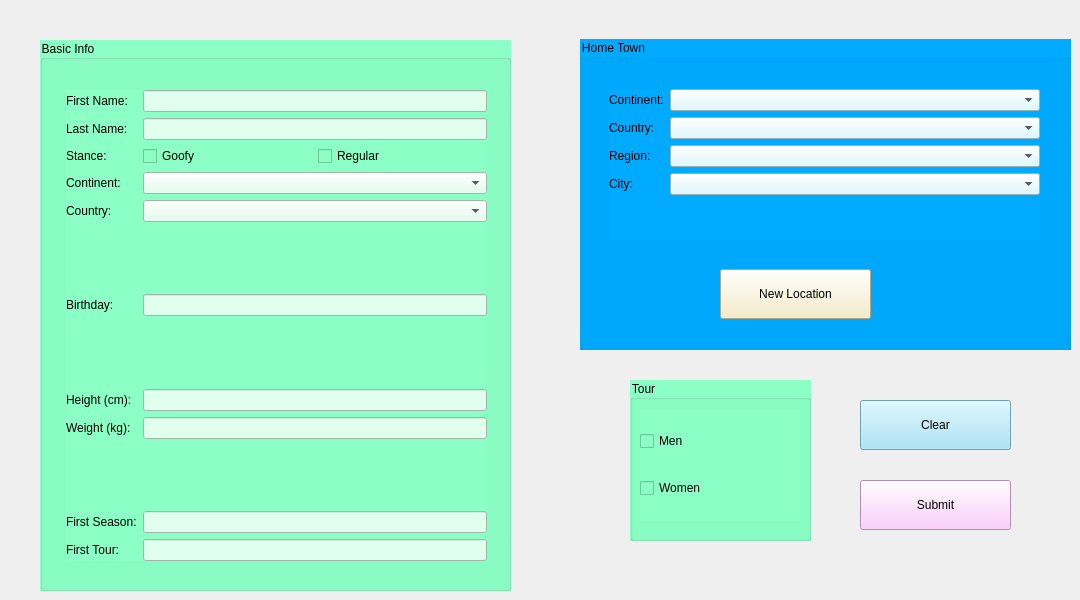
     <widget class="QWidget" name="tab_entry_surfer">
      <attribute name="title">
       <string>Add Surfer</string>
      </attribute>
      <widget class="QGroupBox" name="gb_addsurfer_basic">
       <property name="geometry">
        <rect>
         <x>40</x>
         <y>40</y>
         <width>471</width>
         <height>551</height>
        </rect>
       </property>
       <property name="styleSheet">
        <string notr="true">background-color: rgb(139, 255, 197);
font: 75 14pt &quot;Verdana&quot;;</string>
       </property>
       <property name="title">
        <string>Basic Info</string>
       </property>
       <widget class="QWidget" name="formLayoutWidget_5">
        <property name="geometry">
         <rect>
          <x>26</x>
          <y>50</y>
          <width>421</width>
          <height>471</height>
         </rect>
        </property>
        <layout class="QFormLayout" name="flayout_addsurfer_basic">
         <item row="0" column="0">
          <widget class="QLabel" name="label_addsurfer_firstname">
           <property name="styleSheet">
            <string notr="true">font: 63 10pt &quot;Cascadia Mono SemiBold&quot;;</string>
           </property>
           <property name="text">
            <string>First Name:</string>
           </property>
          </widget>
         </item>
         <item row="2" column="0">
          <widget class="QLabel" name="label_addsurfer_lastname">
           <property name="styleSheet">
            <string notr="true">font: 63 10pt &quot;Cascadia Mono SemiBold&quot;;</string>
           </property>
           <property name="text">
            <string>Last Name:</string>
           </property>
          </widget>
         </item>
         <item row="5" column="0">
          <widget class="QLabel" name="label_addsurfer_country">
           <property name="styleSheet">
            <string notr="true">font: 63 10pt &quot;Cascadia Mono SemiBold&quot;;</string>
           </property>
           <property name="text">
            <string>Country:</string>
           </property>
          </widget>
         </item>
         <item row="0" column="1">
          <widget class="QLineEdit" name="line_addsurfer_firstname">
           <property name="styleSheet">
            <string notr="true">background-color: rgb(224, 255, 236);
font: 75 10pt &quot;Verdana&quot;;</string>
           </property>
          </widget>
         </item>
         <item row="2" column="1">
          <widget class="QLineEdit" name="line_addsurfer_lastname">
           <property name="styleSheet">
            <string notr="true">background-color: rgb(224, 255, 236);
font: 75 10pt &quot;Verdana&quot;;</string>
           </property>
          </widget>
         </item>
         <item row="6" column="0">
          <spacer name="vspace_addsurfer_basic01">
           <property name="orientation">
            <enum>Qt::Vertical</enum>
           </property>
           <property name="sizeHint" stdset="0">
            <size>
             <width>20</width>
             <height>40</height>
            </size>
           </property>
          </spacer>
         </item>
         <item row="6" column="1">
          <spacer name="vspace_addsurfer_basic02">
           <property name="orientation">
            <enum>Qt::Vertical</enum>
           </property>
           <property name="sizeHint" stdset="0">
            <size>
             <width>20</width>
             <height>40</height>
            </size>
           </property>
          </spacer>
         </item>
         <item row="7" column="0">
          <widget class="QLabel" name="label_addsurfer_bday">
           <property name="styleSheet">
            <string notr="true">font: 63 10pt &quot;Cascadia Mono SemiBold&quot;;</string>
           </property>
           <property name="text">
            <string>Birthday:</string>
           </property>
          </widget>
         </item>
         <item row="9" column="0">
          <widget class="QLabel" name="label_addsurfer_ht">
           <property name="styleSheet">
            <string notr="true">font: 63 10pt &quot;Cascadia Mono SemiBold&quot;;</string>
           </property>
           <property name="text">
            <string>Height (cm):</string>
           </property>
          </widget>
         </item>
         <item row="10" column="0">
          <widget class="QLabel" name="label_addsurfer_wt">
           <property name="styleSheet">
            <string notr="true">font: 63 10pt &quot;Cascadia Mono SemiBold&quot;;</string>
           </property>
           <property name="text">
            <string>Weight (kg):</string>
           </property>
          </widget>
         </item>
         <item row="12" column="0">
          <widget class="QLabel" name="label_addsurfer_firstseason">
           <property name="styleSheet">
            <string notr="true">font: 63 10pt &quot;Cascadia Mono SemiBold&quot;;</string>
           </property>
           <property name="text">
            <string>First Season:</string>
           </property>
          </widget>
         </item>
         <item row="13" column="0">
          <widget class="QLabel" name="label_addseason_firsttour">
           <property name="styleSheet">
            <string notr="true">font: 63 10pt &quot;Cascadia Mono SemiBold&quot;;</string>
           </property>
           <property name="text">
            <string>First Tour:</string>
           </property>
          </widget>
         </item>
         <item row="11" column="0">
          <spacer name="vpsace_addsurfer_05">
           <property name="orientation">
            <enum>Qt::Vertical</enum>
           </property>
           <property name="sizeHint" stdset="0">
            <size>
             <width>20</width>
             <height>40</height>
            </size>
           </property>
          </spacer>
         </item>
         <item row="11" column="1">
          <spacer name="vspace_addsurfer_06">
           <property name="orientation">
            <enum>Qt::Vertical</enum>
           </property>
           <property name="sizeHint" stdset="0">
            <size>
             <width>20</width>
             <height>40</height>
            </size>
           </property>
          </spacer>
         </item>
         <item row="8" column="0">
          <spacer name="vspace_addsurfer_basic03">
           <property name="orientation">
            <enum>Qt::Vertical</enum>
           </property>
           <property name="sizeHint" stdset="0">
            <size>
             <width>20</width>
             <height>40</height>
            </size>
           </property>
          </spacer>
         </item>
         <item row="8" column="1">
          <spacer name="vspace_addsurfer_basic04">
           <property name="orientation">
            <enum>Qt::Vertical</enum>
           </property>
           <property name="sizeHint" stdset="0">
            <size>
             <width>20</width>
             <height>40</height>
            </size>
           </property>
          </spacer>
         </item>
         <item row="5" column="1">
          <widget class="QComboBox" name="cb_addsurfer_country">
           <property name="styleSheet">
            <string notr="true">background-color: rgb(224, 255, 236);
font: 75 10pt &quot;Verdana&quot;;</string>
           </property>
          </widget>
         </item>
         <item row="7" column="1">
          <widget class="QLineEdit" name="line_addsurfer_bday">
           <property name="styleSheet">
            <string notr="true">background-color: rgb(224, 255, 236);
font: 75 10pt &quot;Verdana&quot;;</string>
           </property>
          </widget>
         </item>
         <item row="9" column="1">
          <widget class="QLineEdit" name="line_addsurfer_ht">
           <property name="styleSheet">
            <string notr="true">background-color: rgb(224, 255, 236);
font: 75 10pt &quot;Verdana&quot;;</string>
           </property>
          </widget>
         </item>
         <item row="10" column="1">
          <widget class="QLineEdit" name="line_addsurfer_wt">
           <property name="styleSheet">
            <string notr="true">background-color: rgb(224, 255, 236);
font: 75 10pt &quot;Verdana&quot;;</string>
           </property>
          </widget>
         </item>
         <item row="13" column="1">
          <widget class="QLineEdit" name="line_addsurfer_firsttour">
           <property name="styleSheet">
            <string notr="true">background-color: rgb(224, 255, 236);
font: 75 10pt &quot;Verdana&quot;;</string>
           </property>
          </widget>
         </item>
         <item row="4" column="0">
          <widget class="QLabel" name="label_addsurfer_continent">
           <property name="styleSheet">
            <string notr="true">font: 63 10pt &quot;Cascadia Mono SemiBold&quot;;</string>
           </property>
           <property name="text">
            <string>Continent:</string>
           </property>
          </widget>
         </item>
         <item row="4" column="1">
          <widget class="QComboBox" name="cb_addsurfer_continent">
           <property name="styleSheet">
            <string notr="true">background-color: rgb(224, 255, 236);
font: 75 10pt &quot;Verdana&quot;;</string>
           </property>
          </widget>
         </item>
         <item row="12" column="1">
          <widget class="QLineEdit" name="line_addsurfer_firstseason">
           <property name="styleSheet">
            <string notr="true">background-color: rgb(224, 255, 236);
font: 75 10pt &quot;Verdana&quot;;</string>
           </property>
          </widget>
         </item>
         <item row="3" column="0">
          <widget class="QLabel" name="label_addsurfer_stance">
           <property name="styleSheet">
            <string notr="true">font: 63 10pt &quot;Cascadia Mono SemiBold&quot;;</string>
           </property>
           <property name="text">
            <string>Stance:</string>
           </property>
          </widget>
         </item>
         <item row="3" column="1">
          <layout class="QHBoxLayout" name="hlayout_addsurfer_stance">
           <item>
            <widget class="QCheckBox" name="check_addsurfer_goofy">
             <property name="styleSheet">
              <string notr="true">font: 63 10pt &quot;Cascadia Mono SemiBold&quot;;</string>
             </property>
             <property name="text">
              <string>Goofy</string>
             </property>
            </widget>
           </item>
           <item>
            <widget class="QCheckBox" name="check_addsurfer_regular">
             <property name="styleSheet">
              <string notr="true">font: 63 10pt &quot;Cascadia Mono SemiBold&quot;;</string>
             </property>
             <property name="text">
              <string>Regular</string>
             </property>
            </widget>
           </item>
          </layout>
         </item>
        </layout>
       </widget>
      </widget>
      <widget class="QGroupBox" name="gb_addsurfer_home">
       <property name="geometry">
        <rect>
         <x>580</x>
         <y>39</y>
         <width>491</width>
         <height>311</height>
        </rect>
       </property>
       <property name="styleSheet">
        <string notr="true">background-color: rgb(0, 170, 255);
font: 75 14pt &quot;Verdana&quot;;</string>
       </property>
       <property name="title">
        <string>Home Town</string>
       </property>
       <widget class="QWidget" name="formLayoutWidget_6">
        <property name="geometry">
         <rect>
          <x>29</x>
          <y>50</y>
          <width>431</width>
          <height>151</height>
         </rect>
        </property>
        <layout class="QFormLayout" name="flayout_addsurfer_home">
         <item row="0" column="0">
          <widget class="QLabel" name="label_addsurfer_hcontinent">
           <property name="styleSheet">
            <string notr="true">font: 63 10pt &quot;Cascadia Mono SemiBold&quot;;</string>
           </property>
           <property name="text">
            <string>Continent:</string>
           </property>
          </widget>
         </item>
         <item row="2" column="0">
          <widget class="QLabel" name="label_addsurfer_hregion">
           <property name="styleSheet">
            <string notr="true">font: 63 10pt &quot;Cascadia Mono SemiBold&quot;;</string>
           </property>
           <property name="text">
            <string>Region:</string>
           </property>
          </widget>
         </item>
         <item row="1" column="0">
          <widget class="QLabel" name="label_addsurfer_hcountry">
           <property name="styleSheet">
            <string notr="true">font: 63 10pt &quot;Cascadia Mono SemiBold&quot;;</string>
           </property>
           <property name="text">
            <string>Country:</string>
           </property>
          </widget>
         </item>
         <item row="0" column="1">
          <widget class="QComboBox" name="cb_addsurfer_hcontinent">
           <property name="styleSheet">
            <string notr="true">background-color: rgb(215, 248, 255);
font: 75 10pt &quot;Verdana&quot;;</string>
           </property>
          </widget>
         </item>
         <item row="1" column="1">
          <widget class="QComboBox" name="cb_addsurfer_hcountry">
           <property name="styleSheet">
            <string notr="true">background-color: rgb(215, 248, 255);
font: 75 10pt &quot;Verdana&quot;;</string>
           </property>
          </widget>
         </item>
         <item row="2" column="1">
          <widget class="QComboBox" name="cb_addsurfer_hregion">
           <property name="styleSheet">
            <string notr="true">background-color: rgb(215, 248, 255);
font: 75 10pt &quot;Verdana&quot;;</string>
           </property>
          </widget>
         </item>
         <item row="3" column="0">
          <widget class="QLabel" name="label_addsurfer_hcity">
           <property name="styleSheet">
            <string notr="true">font: 63 10pt &quot;Cascadia Mono SemiBold&quot;;</string>
           </property>
           <property name="text">
            <string>City:</string>
           </property>
          </widget>
         </item>
         <item row="3" column="1">
          <widget class="QComboBox" name="cb_addsurfer_hcity">
           <property name="styleSheet">
            <string notr="true">background-color: rgb(215, 248, 255);
font: 75 10pt &quot;Verdana&quot;;</string>
           </property>
          </widget>
         </item>
        </layout>
       </widget>
       <widget class="QPushButton" name="pb_addsurfer_newloc">
        <property name="enabled">
         <bool>true</bool>
        </property>
        <property name="geometry">
         <rect>
          <x>140</x>
          <y>230</y>
          <width>151</width>
          <height>50</height>
         </rect>
        </property>
        <property name="sizePolicy">
         <sizepolicy hsizetype="Fixed" vsizetype="Fixed">
          <horstretch>0</horstretch>
          <verstretch>0</verstretch>
         </sizepolicy>
        </property>
        <property name="minimumSize">
         <size>
          <width>151</width>
          <height>50</height>
         </size>
        </property>
        <property name="styleSheet">
         <string notr="true">background-color: rgb(246, 234, 190);
font: 63 11pt &quot;Verdana&quot;;</string>
        </property>
        <property name="text">
         <string>New Location</string>
        </property>
       </widget>
      </widget>
      <widget class="QGroupBox" name="gb_addsurfer_tour">
       <property name="geometry">
        <rect>
         <x>630</x>
         <y>380</y>
         <width>181</width>
         <height>161</height>
        </rect>
       </property>
       <property name="styleSheet">
        <string notr="true">background-color: rgb(139, 255, 197);
font: 75 14pt &quot;Verdana&quot;;</string>
       </property>
       <property name="title">
        <string>Tour</string>
       </property>
       <widget class="QWidget" name="verticalLayoutWidget">
        <property name="geometry">
         <rect>
          <x>10</x>
          <y>30</y>
          <width>160</width>
          <height>111</height>
         </rect>
        </property>
        <layout class="QVBoxLayout" name="vlayout_addsurfer_tour">
         <item>
          <widget class="QCheckBox" name="check_addsurfer_male">
           <property name="styleSheet">
            <string notr="true">font: 63 10pt &quot;Cascadia Mono SemiBold&quot;;</string>
           </property>
           <property name="text">
            <string>Men</string>
           </property>
          </widget>
         </item>
         <item>
          <widget class="QCheckBox" name="check_addsurfer_female">
           <property name="styleSheet">
            <string notr="true">font: 63 10pt &quot;Cascadia Mono SemiBold&quot;;</string>
           </property>
           <property name="text">
            <string>Women</string>
           </property>
          </widget>
         </item>
        </layout>
       </widget>
      </widget>
      <widget class="QPushButton" name="pb_addsurfer_clear">
       <property name="enabled">
        <bool>true</bool>
       </property>
       <property name="geometry">
        <rect>
         <x>860</x>
         <y>400</y>
         <width>151</width>
         <height>50</height>
        </rect>
       </property>
       <property name="sizePolicy">
        <sizepolicy hsizetype="Fixed" vsizetype="Fixed">
         <horstretch>0</horstretch>
         <verstretch>0</verstretch>
        </sizepolicy>
       </property>
       <property name="minimumSize">
        <size>
         <width>151</width>
         <height>50</height>
        </size>
       </property>
       <property name="styleSheet">
        <string notr="true">background-color: rgb(154, 223, 244);
font: 63 11pt &quot;Verdana&quot;;</string>
       </property>
       <property name="text">
        <string>Clear</string>
       </property>
      </widget>
      <widget class="QPushButton" name="pb_addsurfer_submit">
       <property name="enabled">
        <bool>true</bool>
       </property>
       <property name="geometry">
        <rect>
         <x>860</x>
         <y>480</y>
         <width>151</width>
         <height>50</height>
        </rect>
       </property>
       <property name="sizePolicy">
        <sizepolicy hsizetype="Fixed" vsizetype="Fixed">
         <horstretch>0</horstretch>
         <verstretch>0</verstretch>
        </sizepolicy>
       </property>
       <property name="minimumSize">
        <size>
         <width>151</width>
         <height>50</height>
        </size>
       </property>
       <property name="styleSheet">
        <string notr="true">background-color: rgb(253, 192, 255);
font: 63 11pt &quot;Verdana&quot;;</string>
       </property>
       <property name="text">
        <string>Submit</string>
       </property>
      </widget>
     </widget>
